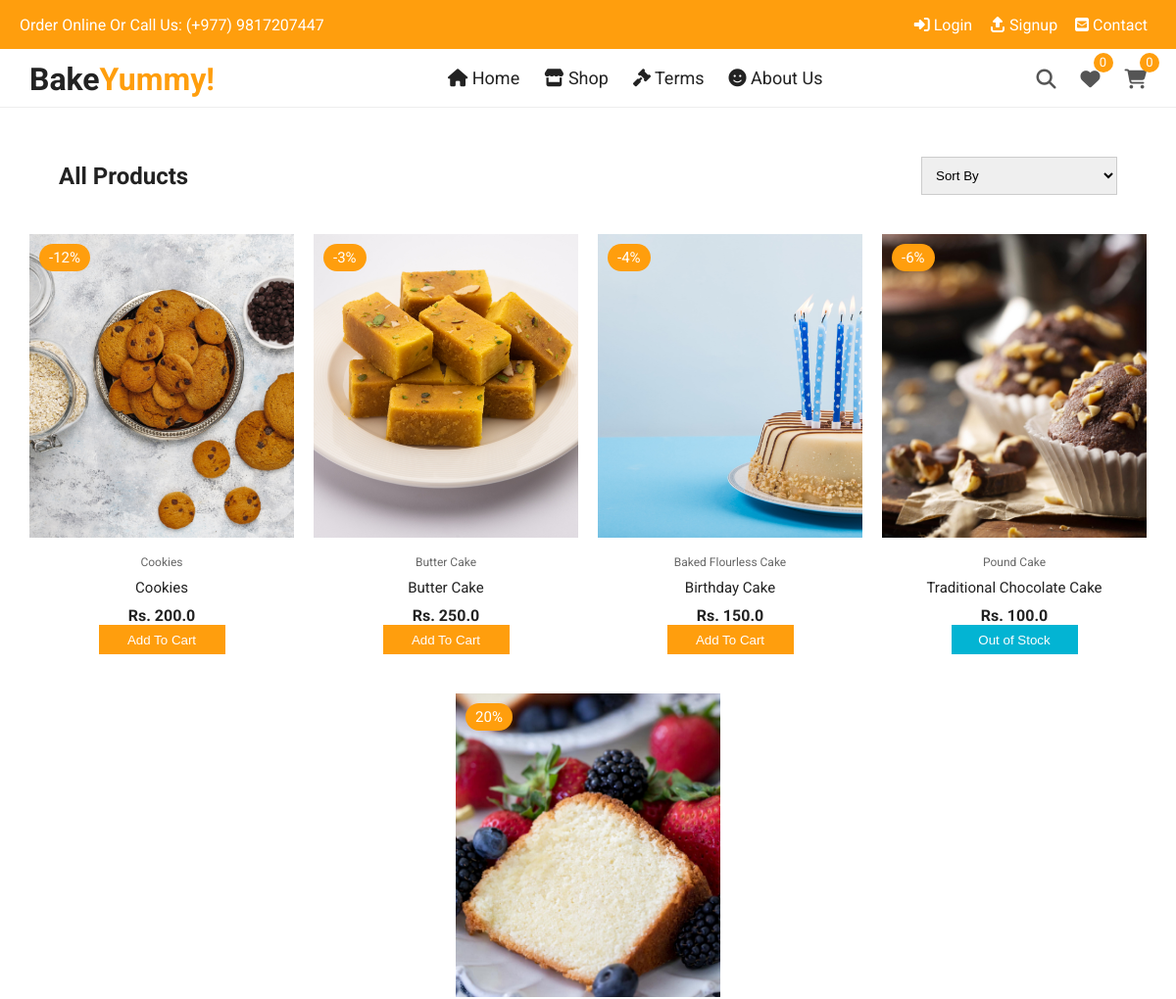
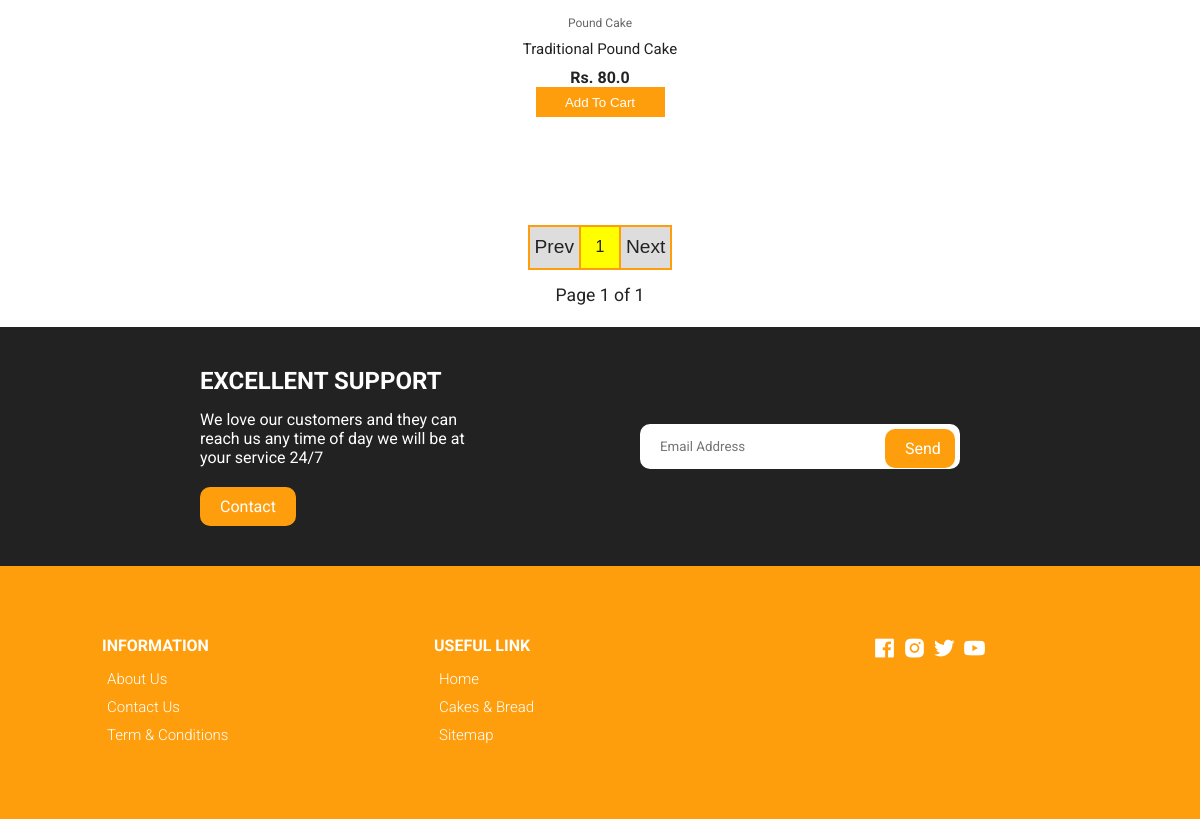
Screenshot of /products/ with the database file from the repository (2 pictures, top to bottom).
### home/models.py (models this page shows, shortened)
class Product(models.Model):
    id = models.AutoField(primary_key=True)
    name = models.CharField(max_length=200)
    desc = models.TextField()
    category = models.ForeignKey(Category, on_delete=models.CASCADE)
    weight = models.CharField(max_length=100)
    marked_price = models.FloatField()
    selling_price = models.FloatField()
    available_quantity = models.PositiveIntegerField(default=0) #Remove this default option in the final project
    photo = models.ImageField(upload_to='products/')
    return_policy = models.CharField(max_length=255)
    slug = models.SlugField()
    tags = models.CharField(max_length=300, default='')
    modified_date = models.DateField(auto_now=True)
    users_wishlist = models.ManyToManyField(User, blank=True, related_name='user_wishlist')
    @property
    def discount_percent(self):
        discount = (self.marked_price - self.selling_price)/self.marked_price
        return str(floor(discount * 100))

class Category(models.Model):
    id = models.AutoField(primary_key=True)
    title = models.CharField(max_length=200)
    slug = models.SlugField()

### home/views.py (the view)
# urls.py: path('products/', productlist, name='products'),
def productlist(request):
    sort = request.GET.get('sort', 1)
    sortint = int(sort)
    if sortint == 1:
        allprod = Product.objects.all().order_by('-id')
    elif sortint == 2:
        allprod = Product.objects.all().order_by('selling_price')
    elif sortint == 3:
        allprod = Product.objects.all().order_by('-selling_price')
    else:
        allprod = Product.objects.all().order_by('-id')
    paginator = Paginator(allprod, 8)
    page_number = request.GET.get('page', 1)
    page_obj = paginator.get_page(page_number)
    total_pages = page_obj.paginator.num_pages
    pages = []
    pp = int(page_number) - 2
    p = int(page_number) - 1
    pn = int(page_number)
    n = int(page_number) + 1
    nn = int(page_number) + 2
    set1 = {pp, p, pn, n, nn}
    for i in range(total_pages):
        i+=1
        pages.append(i)
    set2 = set(pages)
    set3 = set1.intersection(set2)
    pagelist = list(set3)
    if request.user.is_authenticated:
        products = Product.objects.filter(users_wishlist=request.user)
        wishlistcount = products.count()
        cartprod = MyCart.objects.filter(user=request.user)
        cartprodcount = cartprod.count()
    else:
        wishlistcount = ''
        cartprodcount = ''
    context = {
        'allprod':page_obj,
        'pagelist':pagelist,
        'currentpage':pn,
        'sortint':sortint,
        'wishlistcount': wishlistcount,
        'cartprodcount': cartprodcount,
    }
    return render(request, 'home/productlist.html', context)

### templates/home/productlist.html (shortened to what this page needs)
{% extends 'base.html' %}
{% load static %}
{% block maincontent %}
<section class="section all-products" id="products">
    <div class="top container">
      <h1>All Products</h1>
      <form action="{% url 'products' %}" method="GET" class="sortform">
        <select name='sort'>
          <option value="1">Sort By</option>
        </select>
      </form>
    </div>
    <div class="product-center">
        {% for pro in allprod %}
        <div class="product-item">
            <div class="overlay">
                <a href="{% url 'productdetail' pro.id %}" class="product-thumb">
                    <img src="{{ pro.photo.url }}" alt="" />
                </a>
                <span class="discount">{{pro.discount_percent}}%</span>
            </div>
            <div class="product-info">
                <span>{{ pro.category.title}}</span>
                <a href="{% url 'productdetail' pro.id %}">{{ pro.name }}</a>
                <h4>Rs. {{ pro.selling_price }}</h4>
                {% if pro.available_quantity > 0 %}
                    <div class="cartbutton">
                    {% if user.is_authenticated %}
                        <button data-id="{{pro.id}}" data-url="{% url 'add_to_cart' %}" class="initialbutton ib{{pro.id}}">Add To Cart</button>
                        <button data-id="{{pro.id}}" data-url="{% url 'remove_from_cart' %}" class="minusbutton mb{{pro.id}}">-</button>
                        <span data-id="{{pro.id}}"class="buttontext bt{{pro.id}}"></span>
                        <button data-id="{{pro.id}}" data-url="{% url 'add_to_cart' %}" class="plusbutton pb{{pro.id}}">+</button>
                        {% else %}
                        <button class="initialbutton show-message-popup">Add To Cart</button>
                        {% endif %}
                    </div>
                {% else %}
                    <div class="cartbutton">
                        <button class="initialbuttondisabled" style="cursor: not-allowed;background: rgb(3, 180, 211);">Out of Stock</button>
                    </div>
                {% endif %}
            </div>
            <ul class="icons">
                <a href="{% url 'productdetail' pro.id %}"><li> Quick View</li></a>
            </ul>
        </div>
        {% endfor %}
    </div>
  </section>
  <section class="paginatorcontainer">
    <div class="paginatorwrapper">
        {% if allprod.has_previous %}
            <button><a href="?page={{allprod.previous_page_number}}">Previous</a></button>
        {% else %}
            <button disabled>Prev</button>
        {% endif %}
        {% for page in pagelist %}
        <button><a href="?page={{page}}" class='page{{page}}'>{{page}}</a></button>
        {% endfor %}
        {% if allprod.has_next %}
            <button><a href="?page={{allprod.next_page_number}}">Next</a></button>
        {% else %}
        <button disabled>Next</button>
        {% endif %}
    </div>
    <div class="paginatordetail">
    <span>Page {{ allprod.number }} of {{ allprod.paginator.num_pages }}</span>
    </div>
</section>
{% endblock maincontent %}

### templates/base.html (shortened to what this page needs)
{% load static %}
{% load cache %}
<!DOCTYPE html>
<html lang="en">
  <head>
    <link rel="stylesheet" href="https://cdnjs.cloudflare.com/ajax/libs/Glide.js/3.4.1/css/glide.core.css">
    <link rel="stylesheet" href="https://cdnjs.cloudflare.com/ajax/libs/Glide.js/3.4.1/css/glide.theme.css">
    <link rel="stylesheet" href="{% static 'css/owl.carousel.min.css' %}">
    <link
    href="https://unpkg.com/boxicons@2.0.7/css/boxicons.min.css"
    rel="stylesheet"
    />
      <link rel="stylesheet" href="{% static 'css/styles.css' %}" />
  </head>
  <body>
      <div class="top-nav">
        <div class="d-flex" style="margin: 0 2rem">
          <p>Order Online Or Call Us: (+977) 9817207447</p>
          <ul class="d-flex">
            {% if user.is_anonymous %}
            <li style="padding: 0 4px;"><a href="{% url 'login' %}"><i class="fas fa-sign-in-alt"></i> Login</a></li>
            <li style="padding: 0 4px;"><a href="{% url 'signup' %}"><i class="fas fa-sign-out-alt" style="transform: rotate(-90deg);"></i> Signup</a></li>
            {% else %}
            <li style="padding: 0 4px;"><a href="{% url 'profile' user.id %}">{% if user.first_name%}{{user.first_name}}{% else %}{{user.username}}{% endif %}</a></li>
            {% endif %}
            <li style="padding: 0 4px;"><a href="{% url 'contact' %}"><i class="fas fa-envelope-square"></i> Contact</a></li>
          </ul>
        </div>
      </div>
      <div class="navigation">
        <div class="nav-center d-flex">
        <a href="/" class="logo"><h1>Bake<span style="color: #ff9e0d;">Yummy!</span></h1></a>
          <ul class="nav-list d-flex" style="overflow-y: auto;">
            <li class="nav-item">
              <a href="{% url 'home' %}" class="nav-link"><i class="fas fa-home"></i> Home</a>
            </li>
            <li class="nav-item">
              <a href="{% url 'products' %}" class="nav-link"><i class="fas fa-store"></i> Shop</a>
            </li>
            <li class="nav-item">
            <a href="{% url 'terms' %}" class="nav-link"><i class="fas fa-gavel"></i> Terms</a>
            </li>
            <li class="nav-item">
              <a href="{% url 'about' %}" class="nav-link"><i class="fas fa-smile"></i> About Us</a>
            </li>
          </ul>
          <div class="icons d-flex" style="margin-right: 20px;">
            <div class="icon">
              <i class="fas fa-search search-icon"></i>
            </div>
            {% if user.is_authenticated %}
            {% if wishlistcount %}
            <a href="{% url 'wishlist' %}" class="icon">
              <i class="fas fa-heart"></i>
              <span class="d-flex wishlistcounter">{{wishlistcount}}</span>
            </a>
            {% elif wishlistcount == 0 %}
            <a href="{% url 'wishlist' %}" class="icon">
              <i class="fas fa-heart"></i>
              <span class="d-flex wishlistcounter">0</span>
            </a>
            {% else %}
            <a href="{% url 'wishlist' %}" class="icon">
              <i class="fas fa-heart"></i>
            </a>
            {% endif %}
            {% else %}
            <a href="{% url 'wishlist' %}" class="icon">
              <i class="fas fa-heart"></i>
              <span class="d-flex wishlistcounter">0</span>
            </a>
            {% endif %}
            {% if user.is_authenticated %}
            {% if cartprodcount > 0 %}
            <a href="{% url 'cart' %}" class="icon">
              <i class="fas fa-shopping-cart"></i>
              <span class="d-flex cartproductcount">{{cartprodcount}}</span>
            </a>
            {% elif cartprodcount == 0 %}
            <a href="{% url 'cart' %}" class="icon">
              <i class="fas fa-shopping-cart"></i>
              <span class="d-flex cartproductcount">0</span>
            </a>
            {% else %}
            <a href="{% url 'cart' %}" class="icon">
              <i class="fas fa-shopping-cart"></i>
            </a>
            {% endif %}
            {% else %}
            <a href="{% url 'cart' %}" class="icon">
              <i class="fas fa-shopping-cart"></i>
              <span class="d-flex">0</span>
            </a>
            {% endif %}
          </div>
        </div>
      </div>
    {% block maincontent %}
    {% endblock maincontent %}
    <section class="section contact">
      <div class="row">
        <div class="col">
          <h2>EXCELLENT SUPPORT</h2>
          <p>We love our customers and they can reach us any time
          of day we will be at your service 24/7</p>
          <a href="{% url 'contact' %}" class="btn btn-1">Contact</a>
        </div>
        <div class="col">
          <form action="{% url 'subscription_email' %}" method="post">
            <div>
              <input type="email" placeholder="Email Address" name='email' required>
              <input type="submit" value="Send">
            </div>
          </form>
        </div>
      </div>
    </section>
    <footer class="footer">
      <div class="row">
        <div class="col d-flex">
          <h4>INFORMATION</h4>
          <a href="{% url 'about' %}">About Us</a>
          <a href="{% url 'contact' %}">Contact Us</a>
          <a href="{% url 'terms' %}">Term & Conditions</a>
        </div>
        <div class="col d-flex">
          <h4>USEFUL LINK</h4>
          <a href="{% url 'home' %}">Home</a>
          <a href="{% url 'products' %}">Cakes & Bread</a>
          <a href="{% url 'django.contrib.sitemaps.views.sitemap' %}">Sitemap</a>
        </div>
        <div class="col d-flex">
          <span><i class='bx bxl-facebook-square'></i></span>
          <span><i class='bx bxl-instagram-alt' ></i></span>
          <span><i class='bx bxl-twitter' ></i></span>
          <span><i class='bx bxl-youtube' ></i></span>
        </div>
      </div>
    </footer>
  </body>
</html>

### templates/base.html (style rules this page uses)
input:read-only { background: #efe; }

### rows the page displays
Product: photo (picture), discount_percent "-12", category "Cookies", name "Cookies", selling_price "200.0", available_quantity "Add To Cart"
Product: photo (picture), discount_percent "-3", category "Butter Cake", name "Butter Cake", selling_price "250.0", available_quantity "Add To Cart"
Product: photo (picture), discount_percent "-4", category "Baked Flourless Cake", name "Birthday Cake", selling_price "150.0", available_quantity "Add To Cart"
Product: photo (picture), discount_percent "-6", category "Pound Cake", name "Traditional Chocolate Cake", selling_price "100.0", available_quantity "Out of Stock"
Product: photo (picture), discount_percent "20", category "Pound Cake", name "Traditional Pound Cake", selling_price "80.0", available_quantity "Add To Cart"

### other values shown
{{ page }} "1"
{{ allprod.number }} "1"
{{ allprod.paginator.num_pages }} "1"
